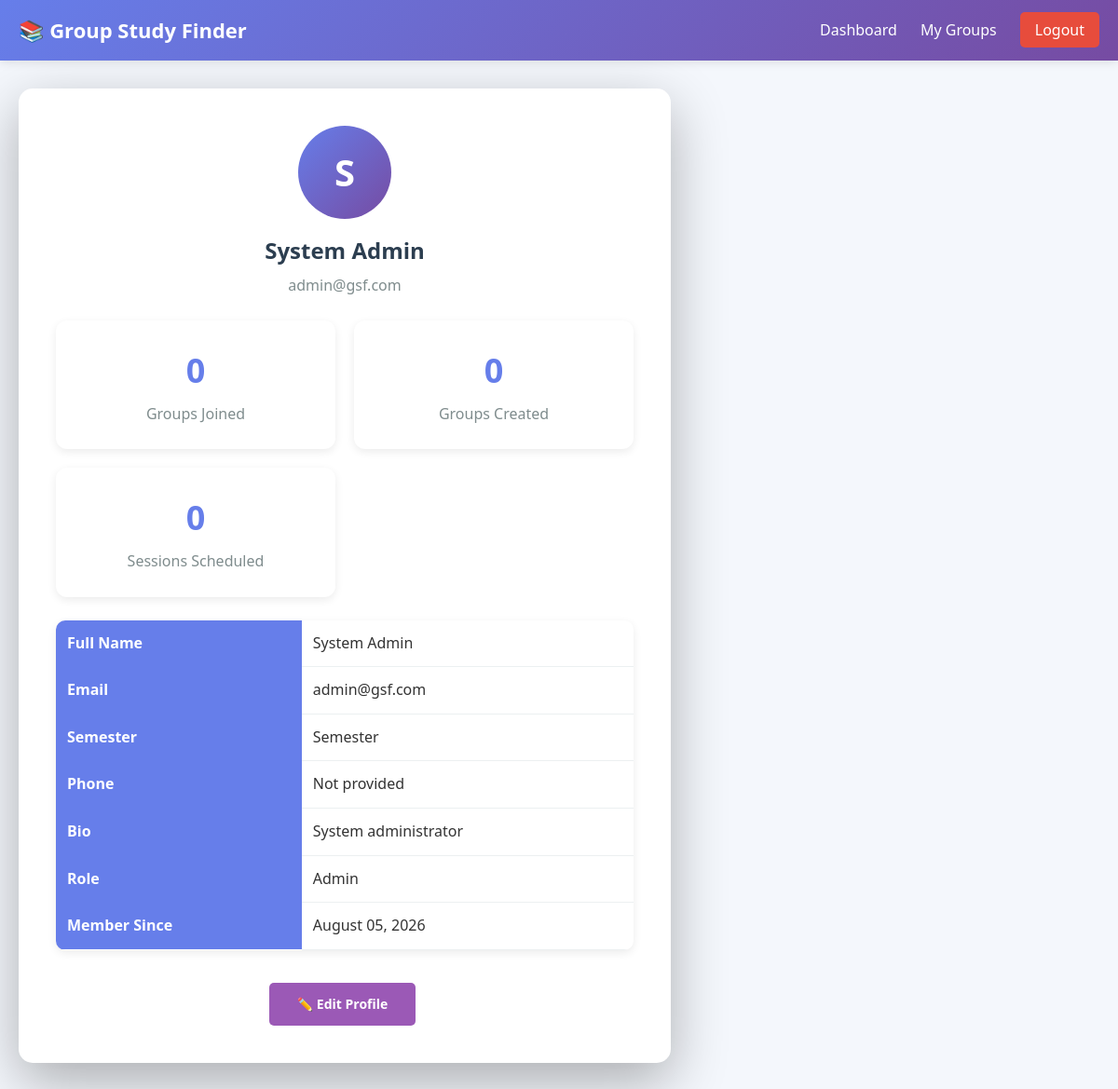
Screenshot of /user/profile.php (signed in) with the database file from the repository.
### tables this page shows
CREATE TABLE IF NOT EXISTS users (
  id         INT UNSIGNED AUTO_INCREMENT PRIMARY KEY,
  name       VARCHAR(100) NOT NULL,
  email      VARCHAR(150) NOT NULL UNIQUE,
  password   VARCHAR(255) NOT NULL,
  role       ENUM('student', 'admin') NOT NULL DEFAULT 'student',
  semester   TINYINT UNSIGNED DEFAULT NULL,
  phone      VARCHAR(20) DEFAULT NULL,
  bio        TEXT DEFAULT NULL,
  created_at TIMESTAMP DEFAULT CURRENT_TIMESTAMP
);

### user/profile.php (the view, shortened to what this page needs)
<?php
include '../db.php';
$user_id = $_SESSION['user_id'];
$user = mysqli_fetch_assoc(mysqli_query($conn, "SELECT * FROM users WHERE id = $user_id"));
$joined = mysqli_num_rows(mysqli_query($conn, "SELECT * FROM group_members WHERE user_id = $user_id"));
$created = mysqli_num_rows(mysqli_query($conn, "SELECT * FROM study_groups WHERE created_by = $user_id"));
$sessions = mysqli_num_rows(mysqli_query($conn, "SELECT * FROM study_sessions WHERE created_by = $user_id"));
?>
<!DOCTYPE html>
<html lang="en">
<head>
    <link rel="stylesheet" href="../assets/css/style.css">
</head>
<body>
    <nav class="navbar">
        <div class="nav-container">
            <a href="../index.php" class="logo">📚 Group Study Finder</a>
            <ul class="nav-links">
                <li><a href="dashboard.php">Dashboard</a></li>
                <li><a href="my-groups.php">My Groups</a></li>
                <li><a href="../logout.php" class="btn-logout">Logout</a></li>
            </ul>
        </div>
    </nav>
    <div class="dashboard-container">
        <div class="form-box" style="max-width: 700px;">
            <div style="text-align: center; margin-bottom: 25px;">
                <div style="width: 100px; height: 100px; background: linear-gradient(135deg, #667eea, #764ba2); border-radius: 50%; margin: 0 auto 15px; display: flex; align-items: center; justify-content: center; color: white; font-size: 40px; font-weight: bold;">
                    <?= strtoupper(substr($user['name'], 0, 1)) ?>
                </div>
                <h2><?= htmlspecialchars($user['name']) ?></h2>
                <p style="color: #7f8c8d;"><?= htmlspecialchars($user['email']) ?></p>
            </div>
            <div class="dashboard-stats" style="margin-bottom: 25px;">
                <div class="stat-card">
                    <div class="stat-number"><?= $joined ?></div>
                    <div class="stat-label">Groups Joined</div>
                </div>
                <div class="stat-card">
                    <div class="stat-number"><?= $created ?></div>
                    <div class="stat-label">Groups Created</div>
                </div>
                <div class="stat-card">
                    <div class="stat-number"><?= $sessions ?></div>
                    <div class="stat-label">Sessions Scheduled</div>
                </div>
            </div>
            <table class="data-table">
                <tr><th>Full Name</th><td><?= htmlspecialchars($user['name']) ?></td></tr>
                <tr><th>Email</th><td><?= htmlspecialchars($user['email']) ?></td></tr>
                <tr><th>Semester</th><td>Semester <?= $user['semester'] ?></td></tr>
                <tr><th>Phone</th><td><?= htmlspecialchars($user['phone'] ?? 'Not provided') ?></td></tr>
                <tr><th>Bio</th><td><?= htmlspecialchars($user['bio'] ?? 'No bio yet') ?></td></tr>
                <tr><th>Role</th><td><?= ucfirst($user['role']) ?></td></tr>
                <tr><th>Member Since</th><td><?= date('F d, Y', strtotime($user['created_at'])) ?></td></tr>
            </table>
            <div style="text-align: center; margin-top: 25px;">
                <a href="edit-profile.php" class="btn-create" style="padding: 12px 30px;">✏️ Edit Profile</a>
            </div>
        </div>
    </div>
</body>
</html>

### assets/css/style.css (style rules this page uses)
* { margin: 0; padding: 0; box-sizing: border-box; font-family: 'Segoe UI', Tahoma, Geneva, Verdana, sans-serif; }
body { background: #f4f7fc; color: #333; line-height: 1.6; }
a { text-decoration: none; color: inherit; }
.navbar { background: linear-gradient(135deg, #667eea 0%, #764ba2 100%); padding: 15px 0; box-shadow: 0 2px 10px rgba(0,0,0,0.1); position: sticky; top: 0; z-index: 1000; }
.nav-container { max-width: 1200px; margin: 0 auto; display: flex; justify-content: space-between; align-items: center; padding: 0 20px; }
.logo { color: white; font-size: 22px; font-weight: bold; }
.nav-links { list-style: none; display: flex; gap: 25px; align-items: center; }
.nav-links a { color: white; font-weight: 500; transition: opacity 0.3s; }
.btn-logout { background: #e74c3c; padding: 8px 16px; border-radius: 5px; }
.form-box { background: white; padding: 40px; border-radius: 15px; box-shadow: 0 20px 60px rgba(0,0,0,0.3); width: 100%; max-width: 450px; }
.form-box h2 { color: #2c3e50; text-align: center; margin-bottom: 5px; }
.dashboard-container { max-width: 1200px; margin: 30px auto; padding: 0 20px; }
.dashboard-stats { display: grid; grid-template-columns: repeat(auto-fit, minmax(200px, 1fr)); gap: 20px; margin-bottom: 30px; }
.stat-card { background: white; padding: 25px; border-radius: 12px; box-shadow: 0 3px 10px rgba(0,0,0,0.08); text-align: center; }
.stat-card .stat-number { font-size: 36px; font-weight: bold; color: #667eea; }
.stat-card .stat-label { color: #7f8c8d; margin-top: 5px; }
.btn-view, .btn-join, .btn-create { display: inline-block; padding: 8px 18px; border-radius: 5px; margin-top: 10px; margin-right: 5px; font-size: 14px; font-weight: bold; transition: opacity 0.3s; }
.btn-create { background: #9b59b6; color: white; }
.data-table { width: 100%; background: white; border-collapse: collapse; border-radius: 10px; overflow: hidden; box-shadow: 0 3px 10px rgba(0,0,0,0.08); margin: 20px 0; }
.data-table th { background: #667eea; color: white; padding: 12px; text-align: left; }
.data-table td { padding: 12px; border-bottom: 1px solid #ecf0f1; }

### rows the page displays
users: name "S", name "System Admin", email "admin@gsf.com", phone "Not provided", bio "System administrator", role "Admin", created_at "August 05, 2026"

### other values shown
$joined "0"
$created "0"
$sessions "0"
